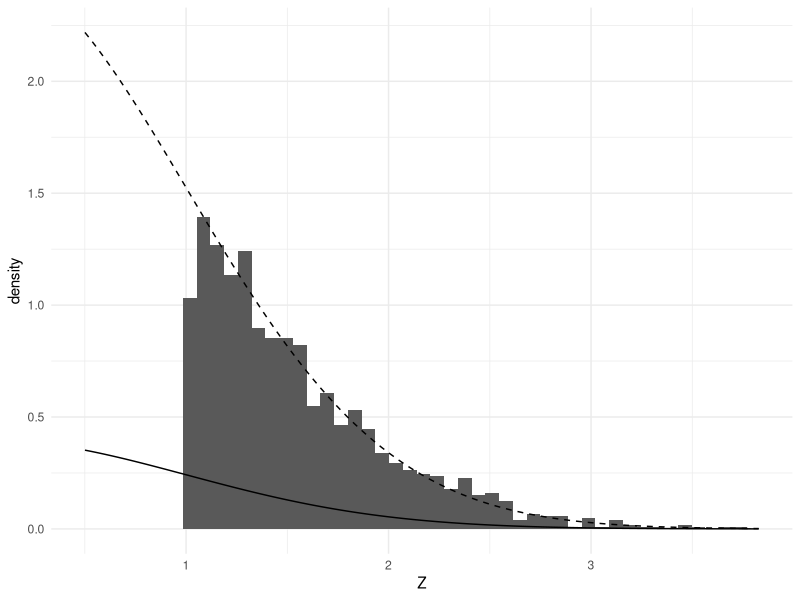

Reproduce this figure in R.
## ---- chunk 1
knitr::opts_chunk$set(echo = TRUE)
## ---- chunk 2
library(tidyverse)
## ---- chunk 3
set.seed(1)
p <- 100
threshold <- 1.1*sqrt(2*log(p))
mu <- c(rep(-threshold, 10), rep(0, p - 10))
instance <- function(p, mu) {
  z <- rnorm(p) + mu
  p <- 2*(1-pnorm(abs(z))) # twice the one-sided upper tail area
  p
}
## ---- chunk 4
pvalues <- instance(p, mu)
which(pvalues < 0.05)
## ---- chunk 5
pvalues <- instance(p, mu)
which(pvalues < 0.05)
## ---- chunk 6
experiment <- function(p, mu) {
  pvalues <- instance(p, mu)
  at_least_one <- any(pvalues[11:p] < 0.05)
  how_many <- sum(pvalues[11:p] < 0.05)
  c(at_least_one, how_many)
}
rowMeans(replicate(100, experiment(p, mu)))
## ---- chunk 7
which(p.adjust(pvalues, method = "bonferroni") < 0.05)
which(pvalues < 0.05/p)
## ---- chunk 8
which(p.adjust(pvalues, method = "holm") < 0.05)
## ---- chunk 9
which(p.adjust(pvalues, method = "BH") < 0.05)
which(p.adjust(pvalues, method = "BH") < 0.1)
which(p.adjust(pvalues, method = "BH") < 0.2)
## ---- chunk 10
which(p.adjust(pvalues, method = "BY") < 0.2)
## ---- chunk 11
pvalues <- c(pvalues, rep(0.00001, 100))
discoveries <- which(p.adjust(pvalues, method = "BH") < 0.1)
discoveries[discoveries <= 100]
## ---- chunk 12
C <- 1
p <- 10000
Z <- rnorm(p)
selected_Z <- selected_Z <- data.frame(Z = Z[Z > C])
nrow(selected_Z)/p
## ---- chunk 13
mean(selected_Z$Z > qnorm(.95))
## ---- chunk 14
truncated_Z_pdf <- function(z) dnorm(z)/pnorm(C, lower.tail = F)
maxZ <- max(Z) + .1
minZ <- min(selected_Z$Z) - .5
ggplot(selected_Z) +
  geom_histogram(bins = 50, aes(x = Z, y = ..density..)) + xlim(minZ, maxZ) +
  stat_function(fun = truncated_Z_pdf, xlim = c(minZ, maxZ), linetype  = 2) +
  stat_function(fun = dnorm, linetype  = 1) +
  theme_minimal()
## ---- chunk 15
trunc_cutoff <- function(C, alpha = 0.05) {
  TZcdf <- function(z) pnorm(z, lower.tail = FALSE)/pnorm(C, lower.tail = FALSE)
  uniroot(function(z) TZcdf(z) - alpha, lower = C, upper = 10*C)$root
}
cutoff <- trunc_cutoff(C)
cutoff
## ---- chunk 16
qnorm(.95)
## ---- chunk 17
mean(selected_Z$Z > cutoff)
## ---- chunk 18
C <- 1
p <- 100
mu <- c(rep(2, 10), rep(0, p - 10))
Z <- rnorm(p) + mu
selection_index <- Z > C
which(selection_index)
## ---- chunk 19
which(Z[selection_index] > qnorm(.95))
## ---- chunk 20
which(Z[selection_index] > trunc_cutoff(C))
## ---- chunk 21
P_selected <- length(selection_index)
pvalues <- pnorm(Z, lower.tail = FALSE)
which(pvalues[selection_index] < 0.05/P_selected)
